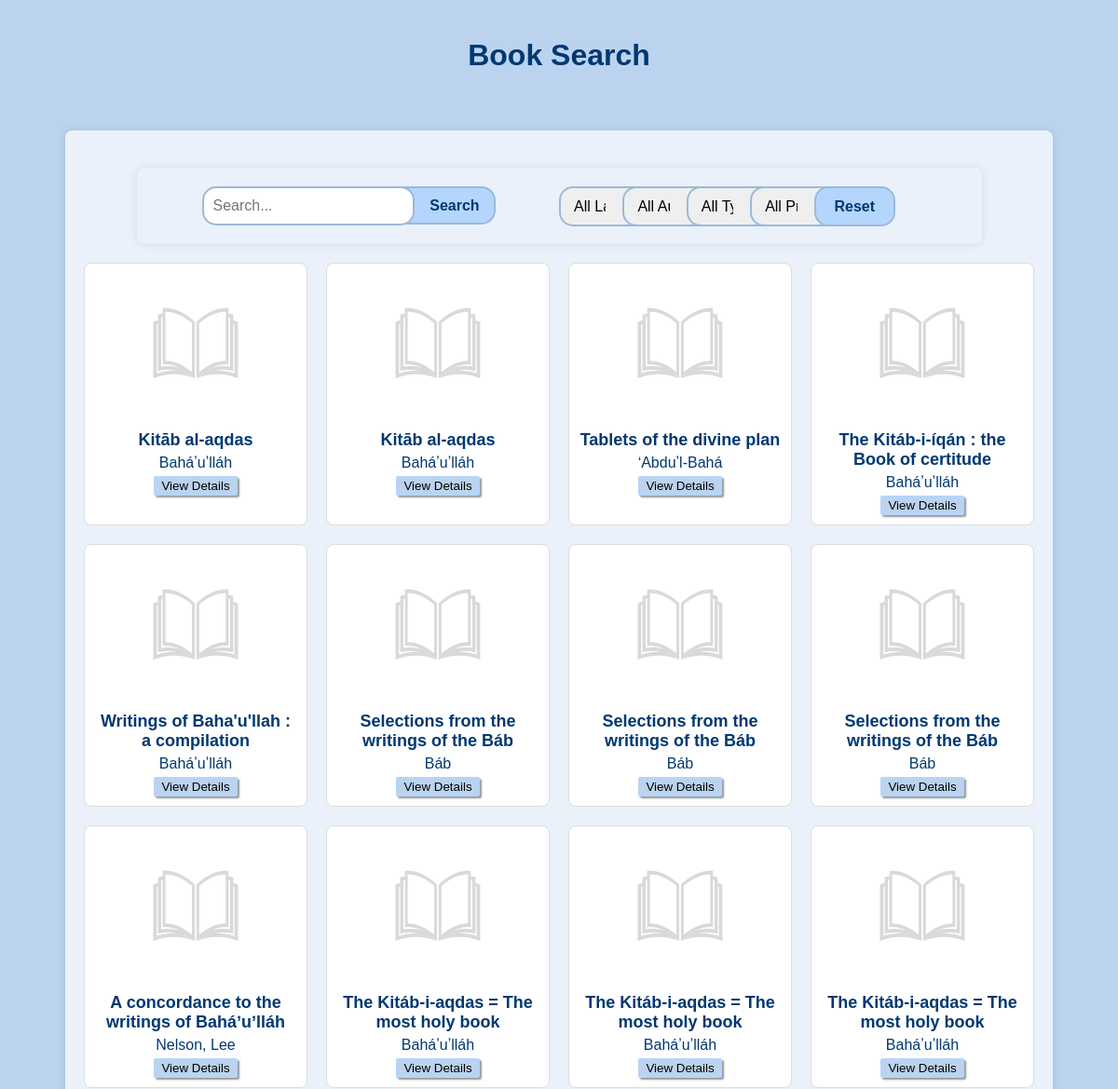
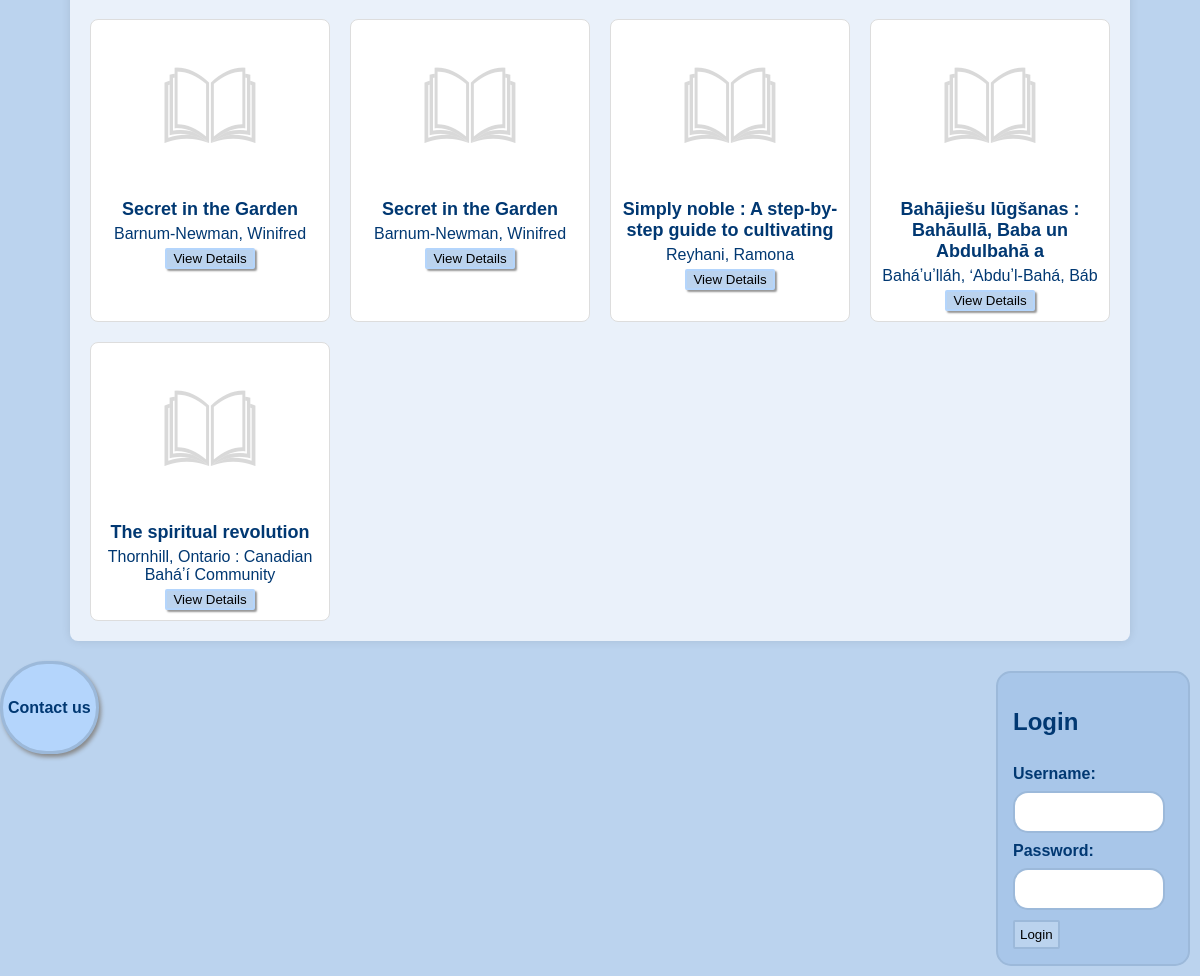
The app's page /userPage.php with its own data (2 pictures, top to bottom).
### tables this page shows
CREATE TABLE `book` (
  `book_id` int(11) NOT NULL,
  `title` varchar(50) NOT NULL,
  `author` varchar(50) NOT NULL,
  `language` varchar(20) NOT NULL,
  `type` varchar(20) NOT NULL,
  `cover_img` varchar(100) NOT NULL,
  `publish_date` int(11) NOT NULL,
  `description` varchar(1000) NOT NULL,
  `create_date` timestamp NOT NULL DEFAULT current_timestamp() ON UPDATE current_timestamp(),
  `status` varchar(20) NOT NULL,
  `udk` varchar(100) NOT NULL,
  `price` decimal(11,2) NOT NULL,
  `link_to_literature` varchar(1000) NOT NULL,
  `invent_num` varchar(20) NOT NULL,
  `structural_unit` varchar(100) NOT NULL
);

### userPage.php (the view, shortened to what this page needs)
<!DOCTYPE html>
<html lang="en">
<head>
  <link rel="stylesheet" href="style/style.css">
</head>
<body id="bodyUser">
  <header>
    <h1>Book Search</h1>
  </header>
  <div class="container">
    <div class="container">
      <?php include 'filters.php'; ?>
      <form action="" method="POST" class="search-bar">
      <input class="search-input" id="search" name="search" type="text" placeholder="Search...">
      <input class="search-btn" id="submit" name="submit" type="submit" value="Search">
      </form>
    </div>
    <div class="books">
      <?php
      $servername = "localhost";
      $username = "root";
      $password = "";
      $dbname = "ils";
      $conn = new mysqli($servername, $username, $password, $dbname);
      $sql = "SELECT * FROM book";
      $result = $conn->query($sql);
      if ($result->num_rows > 0) {
        while($row = $result->fetch_assoc()) {
          echo "<div class='book'>";
          echo "<img class='book-cover' src='Images/" . $row["cover_img"] . "' alt='book-cover'>";
          echo "<h2>" . $row["title"] . "</h2>";
          echo "<p>" . $row["author"] . "</p>";
          echo "<button class='view-details-btn' data-book-id='" . $row["book_id"] . "' data-language='" . $row["language"] . "' data-description='" . $row["description"] . "' data-type='" . $row["type"] . "' data-udk='" . $row["udk"] . "' data-link='" . $row["link_to_literature"] . "' data-price='" . $row["price"] . "' data-date='" . $row["publish_date"] . "'>View Details</button>";
          echo "</div>";
        }
      } else {
        echo "0 results";
      }
      ?>
    </div>
  </div>
  <div class="login-form">
    <h2>Login</h2>
    <form action="login.php" method="post">
      <label class="label" for="username">Username:</label>
      <input class="input" type="text" id="username" name="username" required><br>
      <label class="label" for="password">Password:</label>
      <input class="input" type="password" id="password" name="password" required><br>
      <button class="login-btn" type="submit">Login</button>
    </form>
  </div>
    <?php include 'contactForm.php'; ?>
  </div>
</body>
</html>

### style/style.css (style rules this page uses)
body { margin: 0; padding: 0; font-family: Arial, sans-serif; background-color: #f2f2f2; font-family: Verdana (sans-serif); color: #013872; }
#bodyUser { overflow: auto; background-color: #bbd3ee; }
.container { width: 85%; margin: 20px auto; padding: 20px; background-color: #eaf1fa; box-shadow: 0 0 10px rgba(0, 0, 0, 0.1); border-radius: 8px; }
header { text-align: center; padding: 20px; }
.book-cover { height: 200px; }
.books { display: grid; grid-template-columns: repeat(auto-fill, minmax(200px, 1fr)); grid-gap: 20px; }
.book { background-color: #fff; border: 1px solid #ddd; border-radius: 8px; padding: 10px; text-align: center; transition: transform 0.3s ease; }
.book img { max-width: 100px; max-height: 150px; margin-bottom: 10px; }
.book h2 { color: #013872; font-size: 18px; margin: 5px 0; }
.book p { font-size: 16px; margin: 5px 0; color: #013872; }
.search-input { width: 25%; padding: 10px; border: 2px solid #9cb9da; border-radius: 15px; line-height: 15px; z-index: 10; position: relative; font-size: 16px; }
.search-btn { border-radius: 15px; line-height: 35px; padding-left: 50px; padding-right: 15px; margin-left: -40px; border: 2px solid #9cb9da; background-color: #b4d5fc; z-index: 5; position: relative; font-size: 16px; color: #013872; font-weight: bold; cursor: pointer; }
.search-bar { padding-left: 50px; }
.view-details-btn { background-color: #bbd3ee; border: 2px solid #b4d5fc; border-radius: 2px; box-shadow: 2px 2px 2px #969696; cursor: pointer; }
.login-form { float: right; padding: 15px; border: 2px solid #9cb9da; border-radius: 15px; width: 20vh; background-color: #a8c6e9; margin: 10px; }
.input { width: 80%; padding: 10px; border: 2px solid #9cb9da; border-radius: 15px; line-height: 15px; z-index: 10; position: relative; font-size: 16px; }
.label { line-height: 35px; font-size: 16px; color: #013872; font-weight: bold; }
.login-btn { margin-top: 10px; background-color: #bbd3ee; border: 2px solid #9cb9da; border-radius: 2px; cursor: pointer; padding: 5px; }

### records on screen
book: cover_img (placeholder picture), title "Kitāb al-aqdas", author "Baháʼuʼlláh"
book: cover_img (placeholder picture), title "Kitāb al-aqdas", author "Baháʼuʼlláh"
book: cover_img (placeholder picture), title "Tablets of the divine plan", author "ʻAbduʼl-Bahá"
book: cover_img (placeholder picture), title "The Kitáb-i-íqán : the Book of certitude", author "Baháʼuʼlláh"
book: cover_img (placeholder picture), title "Writings of Baha'u'llah : a compilation", author "Baháʼuʼlláh"
book: cover_img (placeholder picture), title "Selections from the writings of the Báb", author "Báb"
book: cover_img (placeholder picture), title "Selections from the writings of the Báb", author "Báb"
book: cover_img (placeholder picture), title "Selections from the writings of the Báb", author "Báb"
book: cover_img (placeholder picture), title "A concordance to the writings of Baháʼuʼlláh", author "Nelson, Lee"
book: cover_img (placeholder picture), title "The Kitáb-i-aqdas = The most holy book", author "Baháʼuʼlláh"
book: cover_img (placeholder picture), title "The Kitáb-i-aqdas = The most holy book", author "Baháʼuʼlláh"
book: cover_img (placeholder picture), title "The Kitáb-i-aqdas = The most holy book", author "Baháʼuʼlláh"
book: cover_img (placeholder picture), title "Secret in the Garden", author "Barnum-Newman, Winifred"
book: cover_img (placeholder picture), title "Secret in the Garden", author "Barnum-Newman, Winifred"
book: cover_img (placeholder picture), title "Simply noble : A step-by-step guide to cultivating", author "Reyhani, Ramona"
book: cover_img (placeholder picture), title "Bahājiešu lūgšanas : Bahāullā, Baba un Abdulbahā a", author "Baháʼuʼlláh, ʻAbduʼl-Bahá, Báb"
book: cover_img (placeholder picture), title "The spiritual revolution", author "Thornhill, Ontario : Canadian Baháʼí Community"
